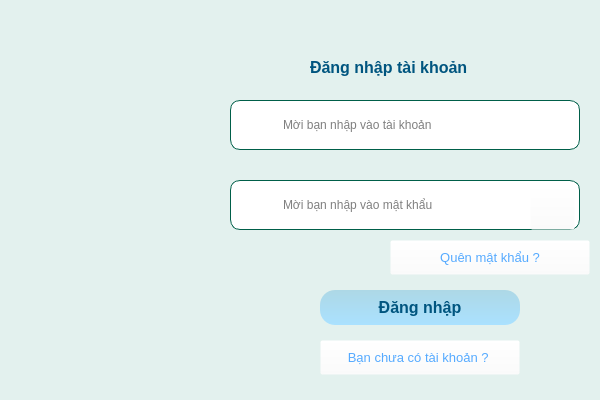
<?xml version="1.0" encoding="UTF-8"?>
<ui version="4.0">
 <class>Dialog</class>
 <widget class="QDialog" name="Dialog">
  <property name="geometry">
   <rect>
    <x>0</x>
    <y>0</y>
    <width>600</width>
    <height>400</height>
   </rect>
  </property>
  <property name="windowTitle">
   <string>Màn hình đăng nhập</string>
  </property>
  <property name="styleSheet">
   <string notr="true">QLineEdit{
padding-left:50px;
background: white;
border: 1px solid #005F49;
border-radius: 10px
}
QLineEdit:focus{
border: 2px solid #005F49;

}
QLabel{
color:#00557F;
font:bold
}
QDialog{
background-color:#E3F1EE;
	background-image: url(:/icon/icon/bg.jpg);
}

#btn_openregis,#btn_forgotpass{
	background-color: rgba(255, 255, 255, 0);
}
#btn_openregis:hover,#btn_forgotpass:hover{
	text-decoration:underline;	
	color: rgb(0, 85, 127);
}
#btn_login{
	background-color: qlineargradient(spread:pad, x1:0, y1:0, x2:0, y2:1, stop:0 rgba(173, 216, 230, 255), stop:1 rgba(170, 225, 255, 255));
	border-radius: 15px;
	color:#00557F;
	font-weight:bold
}
#btn_login:hover{
	background-color: #00557F;
    border-radius: 15px; 
	cursor: pointer;
    color: white;
}</string>
  </property>
  <widget class="QPushButton" name="btn_login">
   <property name="geometry">
    <rect>
     <x>320</x>
     <y>290</y>
     <width>200</width>
     <height>35</height>
    </rect>
   </property>
   <property name="font">
    <font>
     <pointsize>12</pointsize>
     <weight>75</weight>
     <italic>false</italic>
     <bold>true</bold>
    </font>
   </property>
   <property name="cursor">
    <cursorShape>PointingHandCursor</cursorShape>
   </property>
   <property name="mouseTracking">
    <bool>false</bool>
   </property>
   <property name="styleSheet">
    <string notr="true"/>
   </property>
   <property name="text">
    <string>Đăng nhập</string>
   </property>
  </widget>
  <widget class="QPushButton" name="btn_openregis">
   <property name="geometry">
    <rect>
     <x>320</x>
     <y>340</y>
     <width>200</width>
     <height>35</height>
    </rect>
   </property>
   <property name="font">
    <font>
     <pointsize>10</pointsize>
     <underline>false</underline>
    </font>
   </property>
   <property name="cursor">
    <cursorShape>PointingHandCursor</cursorShape>
   </property>
   <property name="styleSheet">
    <string notr="true">color: rgb(85, 170, 255);</string>
   </property>
   <property name="text">
    <string>Bạn chưa có tài khoản ? </string>
   </property>
  </widget>
  <widget class="QLineEdit" name="txt_username">
   <property name="geometry">
    <rect>
     <x>230</x>
     <y>100</y>
     <width>350</width>
     <height>50</height>
    </rect>
   </property>
   <property name="minimumSize">
    <size>
     <width>200</width>
     <height>48</height>
    </size>
   </property>
   <property name="maximumSize">
    <size>
     <width>500</width>
     <height>500</height>
    </size>
   </property>
   <property name="placeholderText">
    <string>Mời bạn nhập vào tài khoản</string>
   </property>
  </widget>
  <widget class="QLineEdit" name="txt_password">
   <property name="geometry">
    <rect>
     <x>230</x>
     <y>180</y>
     <width>350</width>
     <height>50</height>
    </rect>
   </property>
   <property name="minimumSize">
    <size>
     <width>250</width>
     <height>50</height>
    </size>
   </property>
   <property name="maximumSize">
    <size>
     <width>500</width>
     <height>500</height>
    </size>
   </property>
   <property name="placeholderText">
    <string>Mời bạn nhập vào mật khẩu</string>
   </property>
  </widget>
  <widget class="QLabel" name="label">
   <property name="geometry">
    <rect>
     <x>240</x>
     <y>190</y>
     <width>30</width>
     <height>30</height>
    </rect>
   </property>
   <property name="styleSheet">
    <string notr="true">image: url(:/icon/icon/password.png);
background-color: none;
border-radius: 10px</string>
   </property>
   <property name="text">
    <string/>
   </property>
  </widget>
  <widget class="QLabel" name="label_2">
   <property name="geometry">
    <rect>
     <x>240</x>
     <y>110</y>
     <width>30</width>
     <height>30</height>
    </rect>
   </property>
   <property name="styleSheet">
    <string notr="true">image: url(:/icon/icon/user.png);
border-radius: 10px;</string>
   </property>
   <property name="text">
    <string/>
   </property>
  </widget>
  <widget class="QPushButton" name="btn_hidepass">
   <property name="geometry">
    <rect>
     <x>530</x>
     <y>185</y>
     <width>45</width>
     <height>45</height>
    </rect>
   </property>
   <property name="minimumSize">
    <size>
     <width>40</width>
     <height>40</height>
    </size>
   </property>
   <property name="maximumSize">
    <size>
     <width>50</width>
     <height>50</height>
    </size>
   </property>
   <property name="cursor">
    <cursorShape>PointingHandCursor</cursorShape>
   </property>
   <property name="styleSheet">
    <string notr="true">background-color: rgba(255, 255, 255, 0);</string>
   </property>
   <property name="text">
    <string/>
   </property>
   <property name="icon">
    <iconset resource="resource.qrc">
     <normaloff>:/icon/icon/hidepass.png</normaloff>:/icon/icon/hidepass.png</iconset>
   </property>
  </widget>
  <widget class="QLabel" name="label_3">
   <property name="geometry">
    <rect>
     <x>20</x>
     <y>80</y>
     <width>200</width>
     <height>171</height>
    </rect>
   </property>
   <property name="styleSheet">
    <string notr="true">image: url(:/icon/icon/manhinhmahoa.jpg);
border-radius: 10px;</string>
   </property>
   <property name="text">
    <string/>
   </property>
  </widget>
  <widget class="QLabel" name="label_4">
   <property name="geometry">
    <rect>
     <x>310</x>
     <y>50</y>
     <width>250</width>
     <height>35</height>
    </rect>
   </property>
   <property name="font">
    <font>
     <pointsize>12</pointsize>
     <weight>75</weight>
     <italic>false</italic>
     <bold>true</bold>
    </font>
   </property>
   <property name="text">
    <string>Đăng nhập tài khoản</string>
   </property>
  </widget>
  <widget class="QPushButton" name="btn_forgotpass">
   <property name="geometry">
    <rect>
     <x>390</x>
     <y>240</y>
     <width>200</width>
     <height>35</height>
    </rect>
   </property>
   <property name="font">
    <font>
     <pointsize>10</pointsize>
     <underline>false</underline>
    </font>
   </property>
   <property name="cursor">
    <cursorShape>PointingHandCursor</cursorShape>
   </property>
   <property name="styleSheet">
    <string notr="true">color: rgb(85, 170, 255);</string>
   </property>
   <property name="text">
    <string>Quên mật khẩu ?</string>
   </property>
  </widget>
  <zorder>txt_password</zorder>
  <zorder>btn_login</zorder>
  <zorder>btn_openregis</zorder>
  <zorder>txt_username</zorder>
  <zorder>btn_hidepass</zorder>
  <zorder>label_2</zorder>
  <zorder>label</zorder>
  <zorder>label_3</zorder>
  <zorder>label_4</zorder>
  <zorder>btn_forgotpass</zorder>
 </widget>
 <resources>
  <include location="resource.qrc"/>
 </resources>
 <connections/>
</ui>
